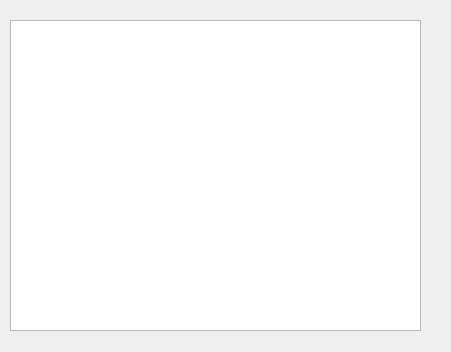
<?xml version="1.0" encoding="UTF-8"?>
<ui version="4.0">
 <class>NavigationDock</class>
 <widget class="QWidget" name="NavigationDock">
  <property name="geometry">
   <rect>
    <x>0</x>
    <y>0</y>
    <width>451</width>
    <height>352</height>
   </rect>
  </property>
  <property name="windowTitle">
   <string>Form</string>
  </property>
  <widget class="QWidget" name="verticalLayoutWidget">
   <property name="geometry">
    <rect>
     <x>10</x>
     <y>20</y>
     <width>411</width>
     <height>311</height>
    </rect>
   </property>
   <layout class="QVBoxLayout" name="verticalLayout">
    <item>
     <widget class="QGraphicsView" name="graphicsView"/>
    </item>
   </layout>
  </widget>
 </widget>
 <resources/>
 <connections/>
</ui>
